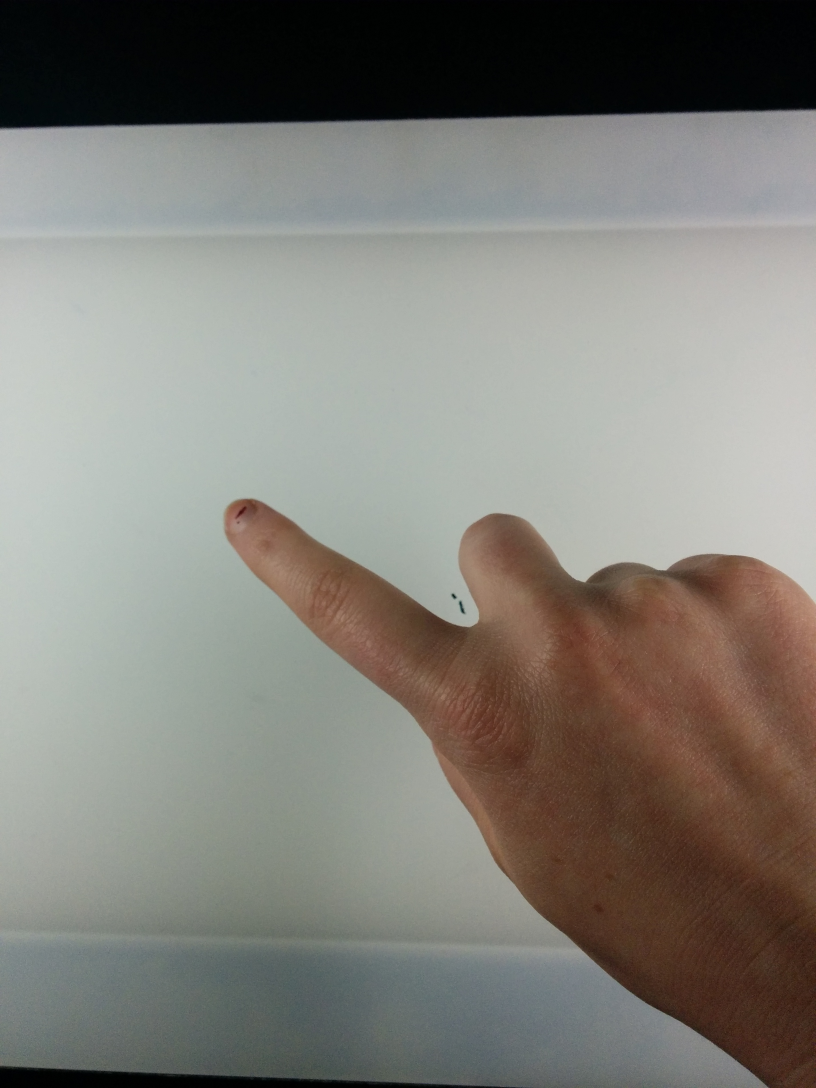
#> input picture hand1.jpg, 2448 x 3264 px (shown at 1/3 size)
$ python rainbowTest.py   (Python 2 division)
#> lines starting #> are read from the running program, lines starting #| are printed output that depends on the picture; after the words box and inside, x2 and y2 are one past the last pixel; in counts of white or black regions, pixels touching at a corner belong together
import math
import numpy as np
import cv2
import cv2.cv as cv

contours = range(10)

hand = cv2.imread('hand1.jpg')
#> hand is the input picture: shape (3264, 2448, 3); mean B, G, R 120.3, 126.9, 129.3
hand = cv2.resize(hand, (800,600))
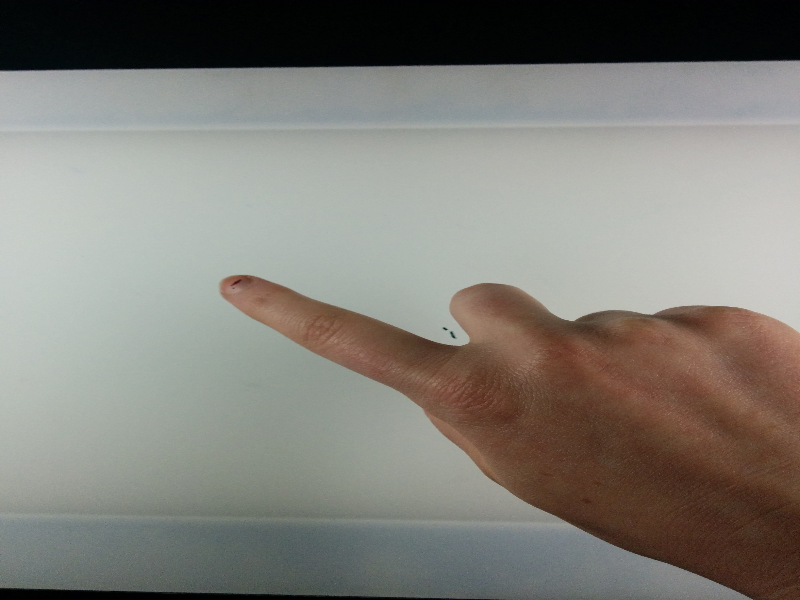
#> hand: shape (600, 800, 3); mean B, G, R 120.2, 126.8, 129.2


def makeRainbowGradient(f1=0.5,f2=0.5,f3=0.5,
                        p1=0,p2=2,p3=4,c=128,w=127):
#> called with f1 = 0.5, f2 = 0.5, f3 = 0.5, p1 = 0, p2 = 2, p3 = 4, c = 128, w = 127
    rainbow = []
    for i in xrange(len(contours)):
        r = (math.sin(f1*i + p1))*w + c
        g = (math.sin(f2*i + p2))*w + c
        b = (math.sin(f3*i + p3))*w + c
        rainbow.append((b,g,r))
    return rainbow

rb = makeRainbowGradient()

for (i,color) in enumerate(rb):
    print color
    cv2.circle(hand, (50+50*i,50+50*i),40, color, -1)
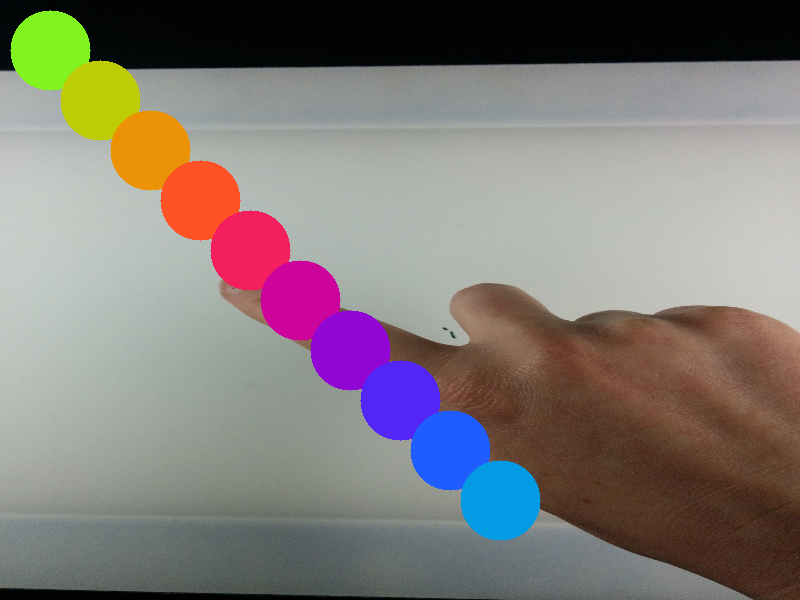
#> hand: shape (600, 800, 3); 10.02% of pixels changed, all inside (x1, y1, x2, y2) = (10, 10, 541, 541)

cv2.imshow('lala',hand)

cv2.waitKey(0)
cv2.destroyAllWindows()

$ run again, with hand2.jpg copied over hand1.jpg
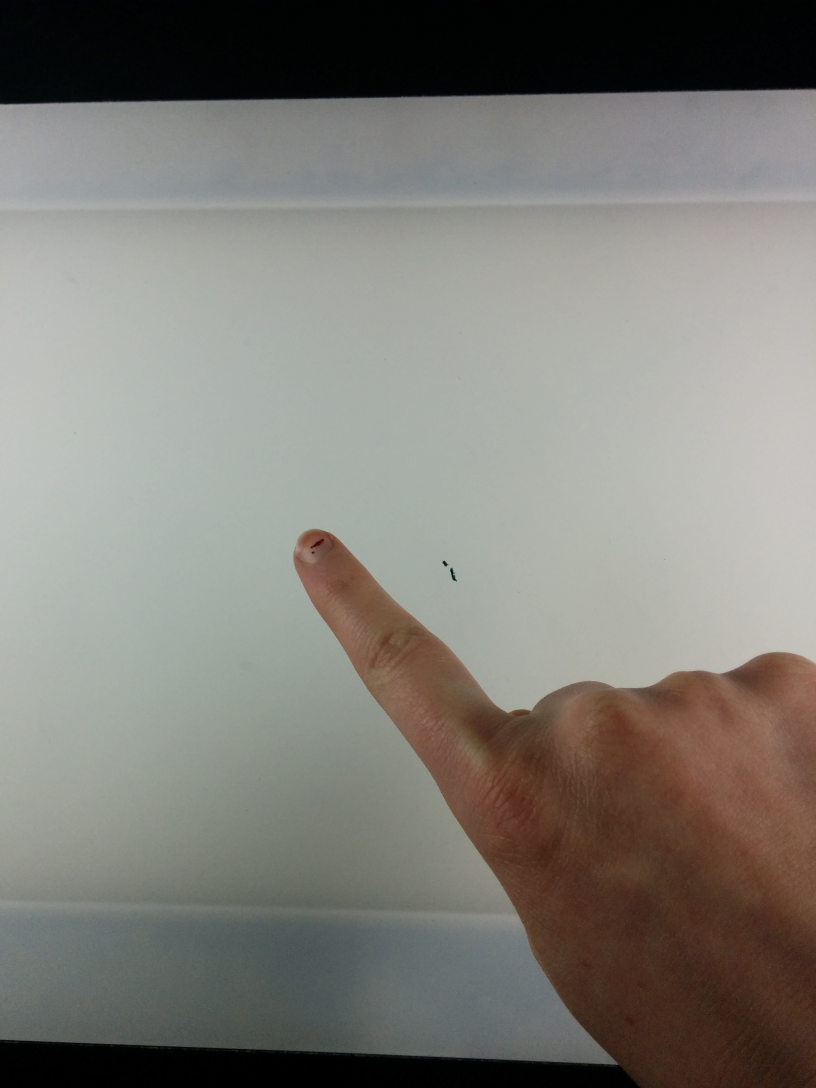
#> input picture hand2.jpg, 2448 x 3264 px (shown at 1/3 size)
#> hand is the input picture: shape (3264, 2448, 3); mean B, G, R 119.3, 125.5, 127.7
#> `hand = cv2.resize(hand, (800,600))`:
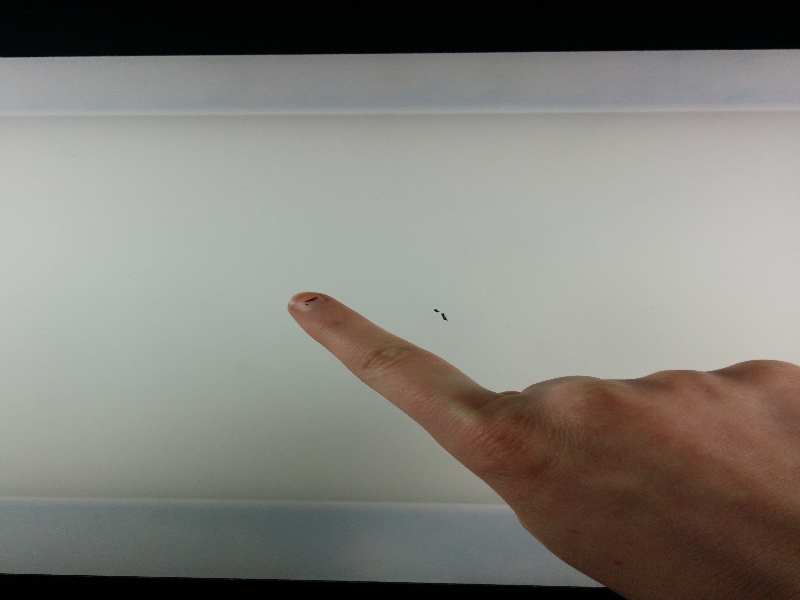
#> hand: shape (600, 800, 3); mean B, G, R 119.2, 125.4, 127.7
#> after the loop `for (i,color) in enumerate(rb):`:
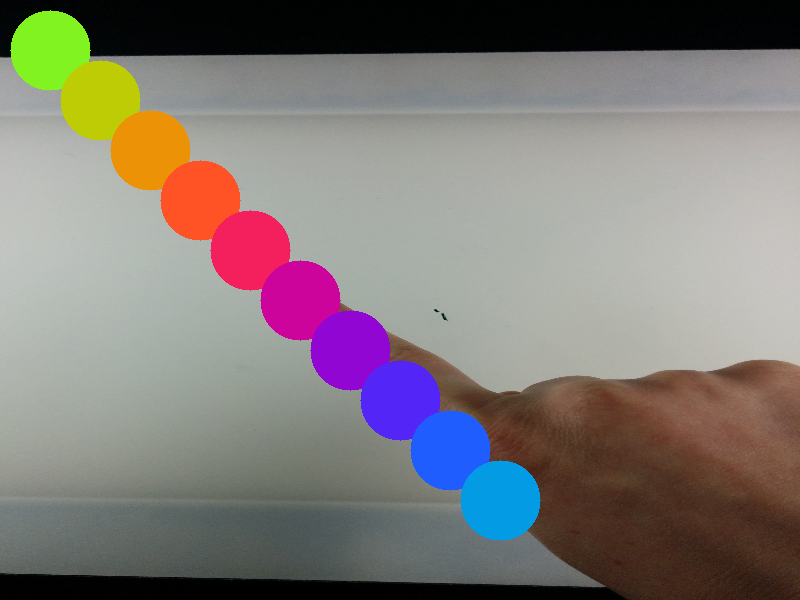
#> hand: shape (600, 800, 3); 10.02% of pixels changed, all inside (x1, y1, x2, y2) = (10, 10, 541, 541)

$ run again, with hand3.jpg copied over hand1.jpg
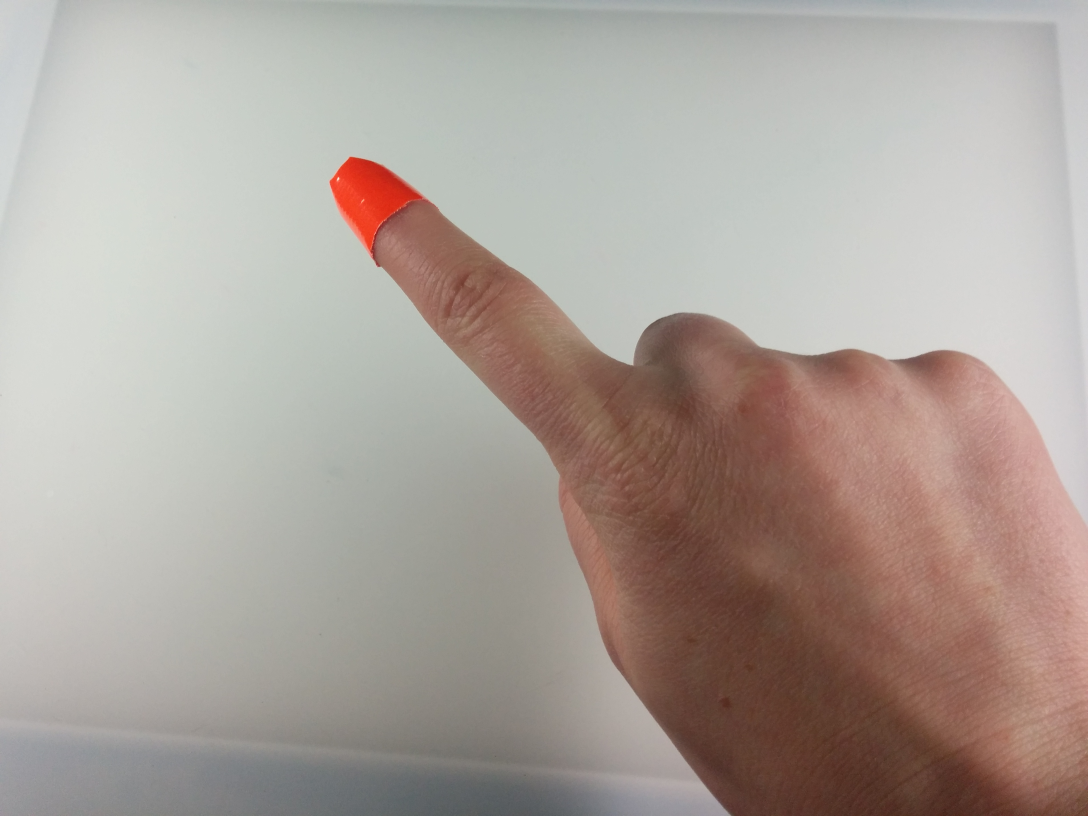
#> input picture hand3.jpg, 3264 x 2448 px (shown at 1/3 size)
#> hand is the input picture: shape (2448, 3264, 3); mean B, G, R 154.8, 161.8, 172.3
#> `hand = cv2.resize(hand, (800,600))`:
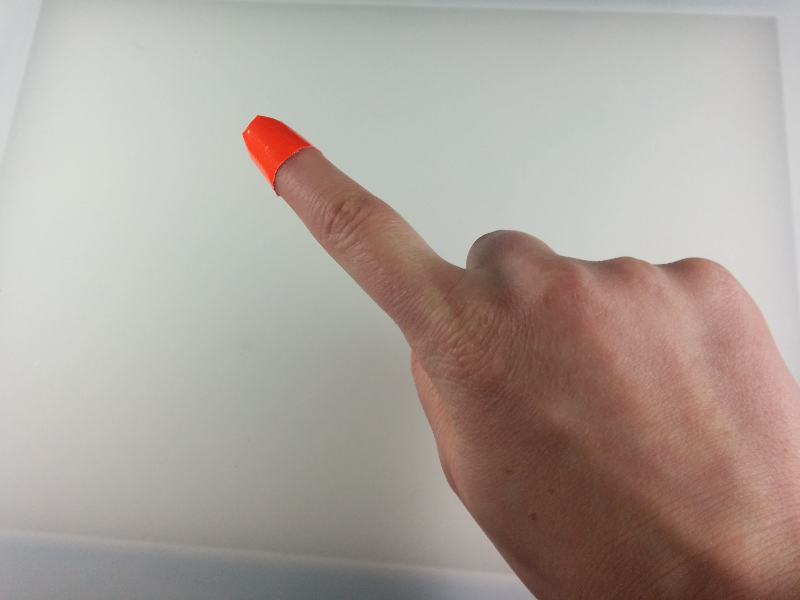
#> hand: shape (600, 800, 3); mean B, G, R 154.7, 161.7, 172.2
#> after the loop `for (i,color) in enumerate(rb):`:
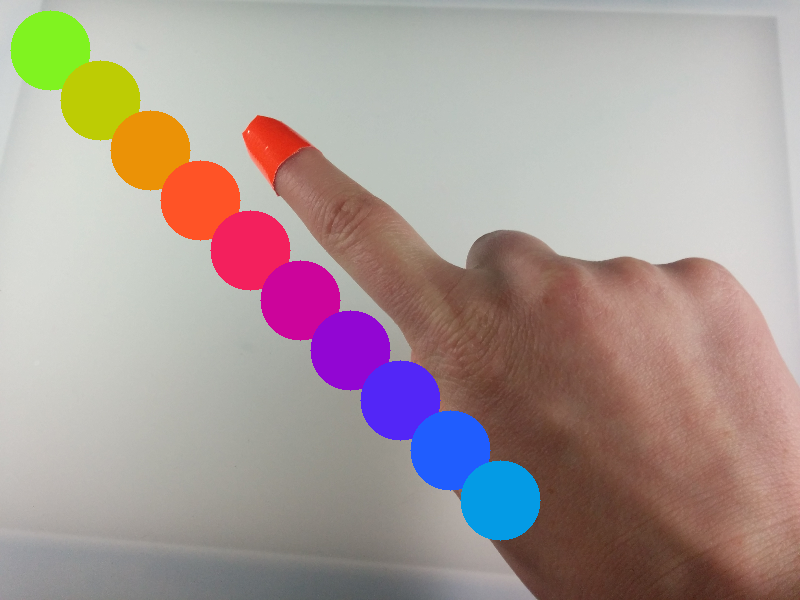
#> hand: shape (600, 800, 3); 10.02% of pixels changed, all inside (x1, y1, x2, y2) = (10, 10, 541, 541)
